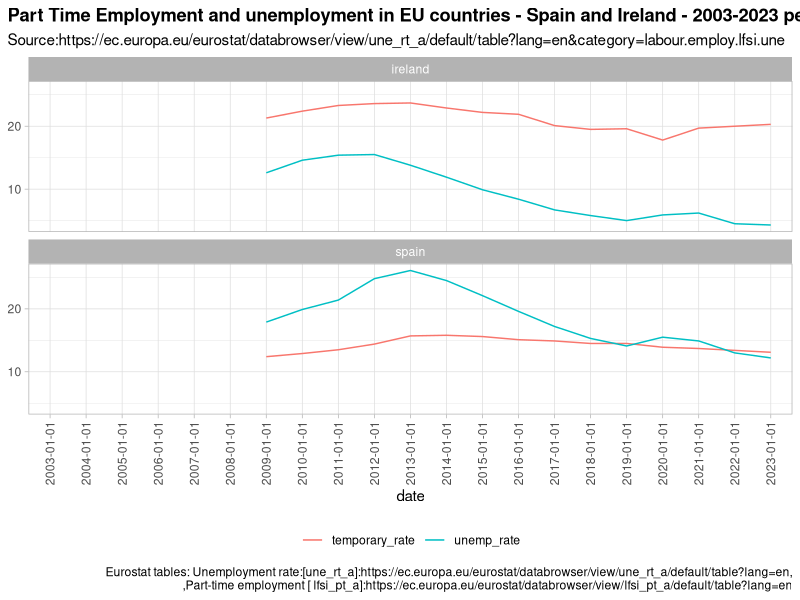
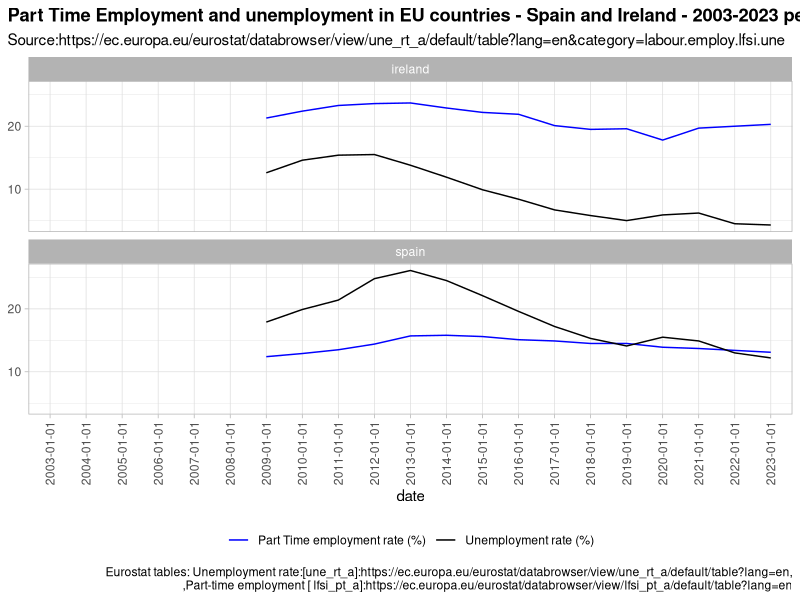
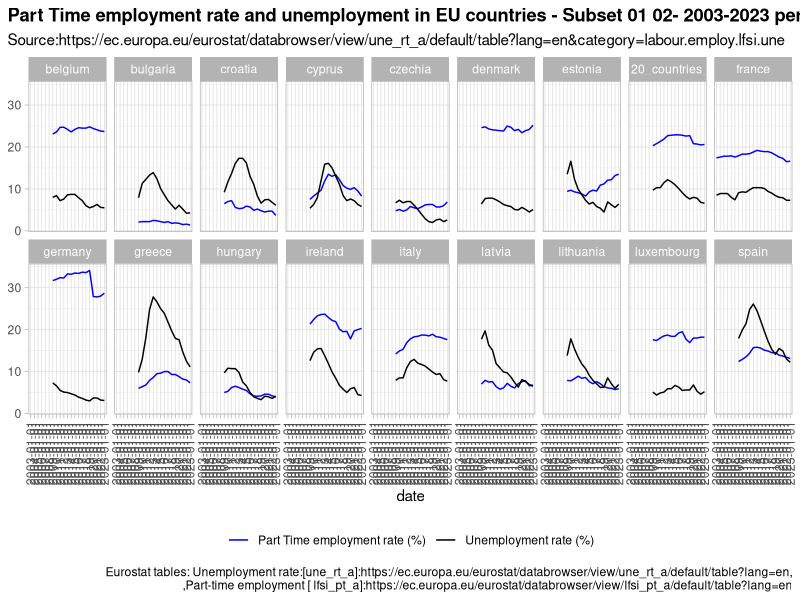
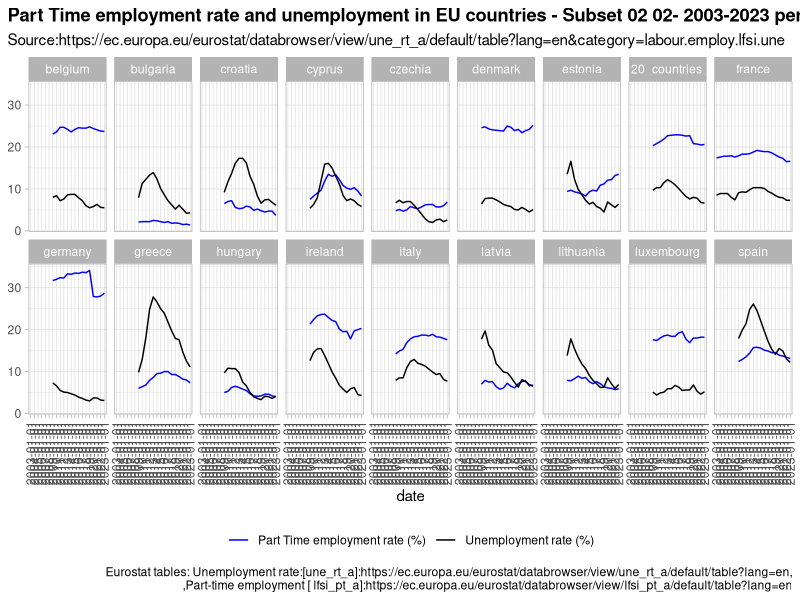
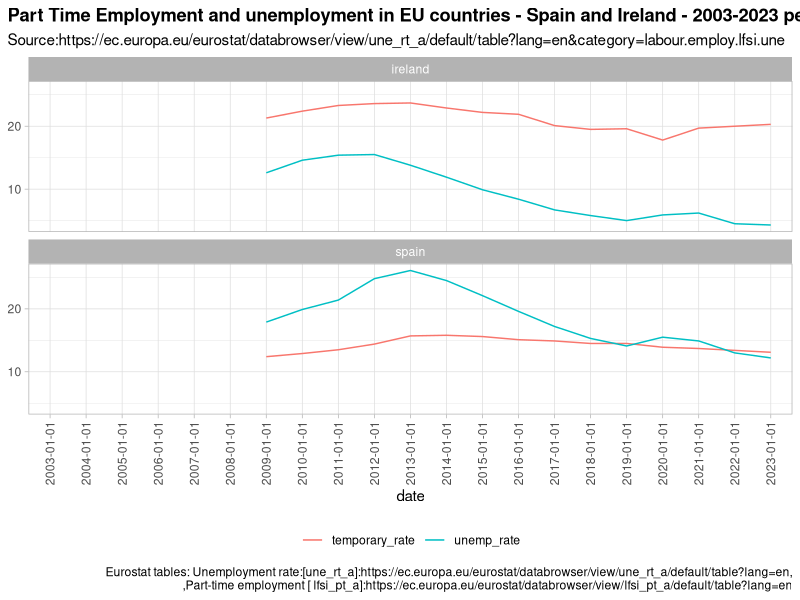
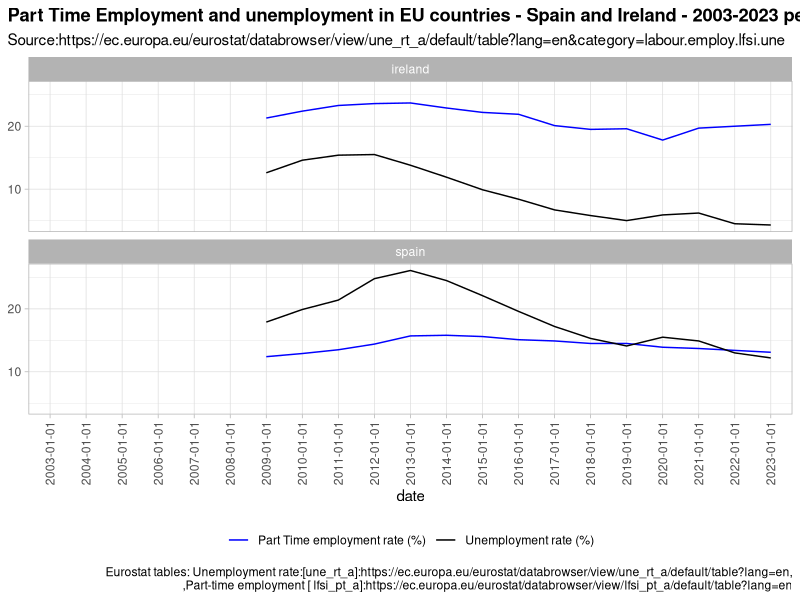
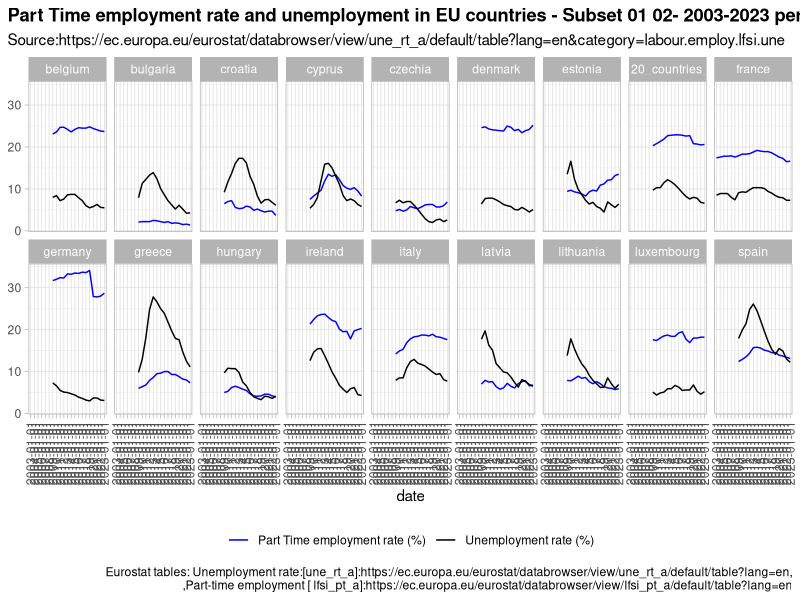
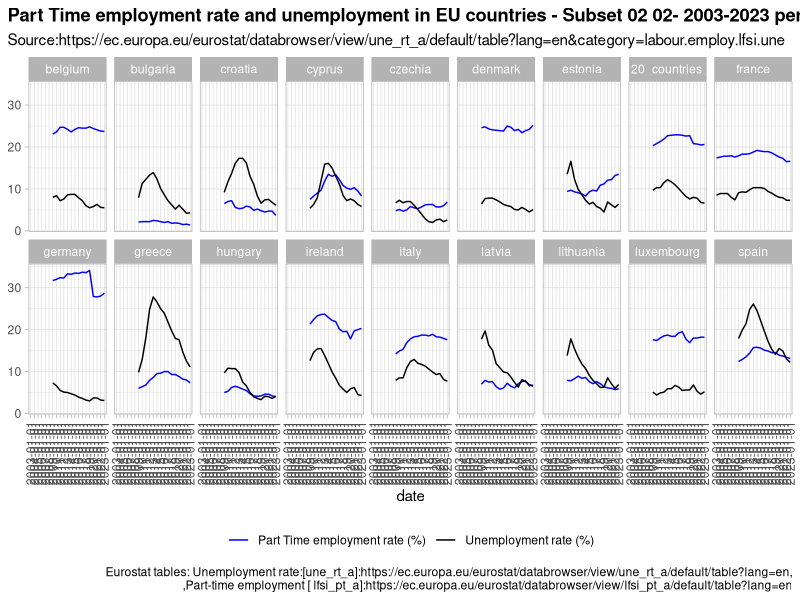

The R source for these figures, in order:
# 05_Faceted_charts_custom_line_colour.R

# AIM: change default R colours (blue and red to each line charts data series)

# 1. Import previous files  b
library(here)
library(dplyr)
library(ggplot2)

# 1. Import combined indicators  
combined_indic  <- read.table(here("data_cleansed", "EU_TEMP_UNEMP_COMBINED_SORTED.csv"),
                              header =TRUE, sep =',',stringsAsFactors =TRUE)
head(combined_indic)


# 2. Test changing line color just for two countries (spain, ireland)
Subset_test <-c("ireland","spain")

# 2.1 We load combined_indic dataframe and now we will change default line colours for chart including two indicators
# This is the DEFAULT colour assigned by R to each indicator: 

test_01_plot_data <- combined_indic %>% 
  select(date,country,metric_name,metric_value) %>% 
  filter(country %in% Subset_test) 
test_01_plot_data

line_chart_test_01 <- test_01_plot_data %>% 
  ggplot( fill = indicator) +
  geom_line(aes(date,metric_value,colour = metric_name, group = metric_name)) +
  facet_wrap(~ country, nrow = 2) +
  labs(title = "Part Time Employment and unemployment in EU countries - Spain and Ireland - 2003-2023 period. Yearly data",
       subtitle ="Source:https://ec.europa.eu/eurostat/databrowser/view/une_rt_a/default/table?lang=en&category=labour.employ.lfsi.une",
       caption = "Eurostat tables: Unemployment rate:[une_rt_a]:https://ec.europa.eu/eurostat/databrowser/view/une_rt_a/default/table?lang=en,
       ,Part-time employment [ lfsi_pt_a]:https://ec.europa.eu/eurostat/databrowser/view/lfsi_pt_a/default/table?lang=en",
       y = NULL,colour = NULL, fill = NULL) +
  theme_light() +
  theme(plot.title.position = "plot",
        legend.position = "bottom",   # Place legend at the bottom
        axis.text.x = element_text(angle = 90, vjust = 0.5, hjust=1), # Rotate X axis labels 90 degrees
        plot.title = element_text(face = "bold")) # Display main plot Title bold

line_chart_test_01

ggsave("plots_output/06_Unemp_temp_rate_line_Ireland_Spain_dafault_legeng_colour_01.png",  width = 12, height = 9.22)

# 2.2 Changing legend using scale_colour_manual() function 
# I use scale_colour_manual() with the parameters below to create a new legend with new colors and text displayed
#   scale_colour_manual(values = c("black","blue"),labels = c("Temporary contracts rate", "Unemployment rate")) 


line_chart_test_02 <- test_01_plot_data %>% 
  ggplot( fill = indicator) +
  geom_line(aes(date,metric_value,colour = metric_name, group = metric_name)) +
  facet_wrap(~ country, nrow = 2) +
  labs(title = "Part Time Employment and unemployment in EU countries - Spain and Ireland - 2003-2023 period. Yearly data",
       subtitle ="Source:https://ec.europa.eu/eurostat/databrowser/view/une_rt_a/default/table?lang=en&category=labour.employ.lfsi.une",
       caption = "Eurostat tables: Unemployment rate:[une_rt_a]:https://ec.europa.eu/eurostat/databrowser/view/une_rt_a/default/table?lang=en,
       ,Part-time employment [ lfsi_pt_a]:https://ec.europa.eu/eurostat/databrowser/view/lfsi_pt_a/default/table?lang=en",
       y = NULL,colour = NULL, fill = NULL) +
  theme_light() +
  theme(plot.title.position = "plot",
        legend.position = "bottom",   # Place legend at the bottom
        axis.text.x = element_text(angle = 90, vjust = 0.5, hjust=1), # Rotate X axis labels 90 degrees
        plot.title = element_text(face = "bold")) + # Display main plot Title bold
  # Apply legend format here - change default colours to black and blue
  scale_colour_manual(values = c("blue", "black"),
                      labels = c("Part Time employment rate (%)","Unemployment rate (%)"))
line_chart_test_02

ggsave("plots_output/07_Unemp_temp_rate_line_Ireland_Spain_custom_legeng_colour_01.png", width = 6, height = 4)
  

# 2 Plotting temporary employment and unemployment rates for first batch of EU countries

Subset_countries_01 <-c("euro_area_20_countries_from_2023","belgium","bulgaria","czechia","denmark","germany","estonia",
                        "ireland","greece","spain","france","croatia","italy","cyprus","latvia","lithuania","luxembourg",
                        "hungary")

Subset_01_plot_data <- combined_indic %>% 
  select(date,country,metric_name,metric_value) %>% 
  filter(country %in% Subset_countries_01) 


# First batch of countries
# Display line charts facets by country displaying each indicator as individual line for each country 
line_chart_batch_01 <- Subset_01_plot_data %>% 
  ggplot( fill = indicator) +
  geom_line(aes(date,metric_value,colour = metric_name, group = metric_name)) +
  facet_wrap(~ country, nrow = 2) +
  labs(title ="Part Time employment rate and unemployment in EU countries - Subset 01 02- 2003-2023 period. Yearly data",
       subtitle ="Source:https://ec.europa.eu/eurostat/databrowser/view/une_rt_a/default/table?lang=en&category=labour.employ.lfsi.une",
       caption = "Eurostat tables: Unemployment rate:[une_rt_a]:https://ec.europa.eu/eurostat/databrowser/view/une_rt_a/default/table?lang=en,
       ,Part-time employment [ lfsi_pt_a]:https://ec.europa.eu/eurostat/databrowser/view/lfsi_pt_a/default/table?lang=en",
       y = NULL,colour = NULL, fill = NULL) +
  theme_light() +
  theme(plot.title.position = "plot",
        legend.position = "bottom",   # Place legend at the bottom
        axis.text.x = element_text(angle = 90, vjust = 0.5, hjust=1), # Rotate X axis labels 90 degrees
        plot.title = element_text(face = "bold")) + # Display main plot Title bold
  # Apply legend format here - change default colours to black and blue
  scale_colour_manual(values = c("blue", "black"),
                      labels = c("Part Time employment rate (%)","Unemployment rate (%)"))

line_chart_batch_01

ggsave("plots_output/08_Unemp_temp_rate_line_chart_batch_01_custom_legend_colour.png", width = 6, height = 4)

# Online Resources with interesting GGPLOT2 tips
# Using the ggplot theme function to customize facet labels and your legend (CC067)
# Author: Riffomonas Project
# URL: https://www.youtube.com/watch?v=-4NQgIReefQ

# 3 Plotting temporary employment and unemployment rates for second batch of Eu countries

Subset_countries_02 <-c("euro_area_20_countries_from_2023","malta","netherlands","austria",
                        "poland","portugal","romania","slovenia","slovakia","finland","sweden",
                        "iceland","norway","switzerland","bosnia_and_herzegovina","montenegro",
                        "north_macedonia","serbia","turkiye")

Subset_02_plot_data <- combined_indic %>% 
  select(date,country,metric_name,metric_value) %>% 
  filter(country %in% Subset_countries_01) 

# second batch of countries to be plotted with custom labels.
line_chart_batch_02 <- Subset_02_plot_data %>% 
  ggplot( fill = indicator) +
  geom_line(aes(date,metric_value,colour = metric_name, group = metric_name)) +
  facet_wrap(~ country, nrow = 2) +
  labs(title ="Part Time employment rate and unemployment in EU countries - Subset 02 02- 2003-2023 period. Yearly data",
       subtitle ="Source:https://ec.europa.eu/eurostat/databrowser/view/une_rt_a/default/table?lang=en&category=labour.employ.lfsi.une",
       caption = "Eurostat tables: Unemployment rate:[une_rt_a]:https://ec.europa.eu/eurostat/databrowser/view/une_rt_a/default/table?lang=en,
       ,Part-time employment [ lfsi_pt_a]:https://ec.europa.eu/eurostat/databrowser/view/lfsi_pt_a/default/table?lang=en",
       y = NULL,colour = NULL, fill = NULL) +
  theme_light() +
  theme(plot.title.position = "plot",
        legend.position = "bottom",   # Place legend at the bottom
        axis.text.x = element_text(angle = 90, vjust = 0.5, hjust=1), # Rotate X axis labels 90 degrees
        plot.title = element_text(face = "bold")) + # Display main plot Title bold
  # Apply legend format here - change default colours to black and blue
  scale_colour_manual(values = c("blue", "black"),
                      labels = c("Part Time employment rate (%)","Unemployment rate (%)"))
line_chart_batch_02

ggsave("plots_output/09_Unemp_temp_rate_line_chart_batch_02_custom_legend_colour.png", width = 6, height = 4)